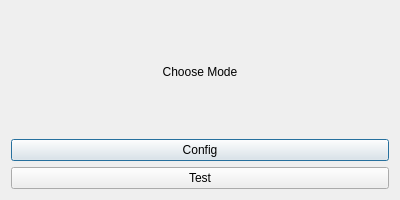
<?xml version="1.0" encoding="UTF-8"?>
<ui version="4.0">
 <class>Dialog</class>
 <widget class="QDialog" name="Dialog">
  <property name="geometry">
   <rect>
    <x>0</x>
    <y>0</y>
    <width>400</width>
    <height>200</height>
   </rect>
  </property>
  <property name="windowTitle">
   <string>Choose Mode</string>
  </property>
  <layout class="QVBoxLayout" name="verticalLayout">
   <item>
    <widget class="QLabel" name="label">
     <property name="text">
      <string>Choose Mode</string>
     </property>
     <property name="alignment">
      <set>Qt::AlignCenter</set>
     </property>
    </widget>
   </item>
   <item>
    <widget class="QPushButton" name="configButton">
     <property name="text">
      <string>Config</string>
     </property>
    </widget>
   </item>
   <item>
    <widget class="QPushButton" name="testButton">
     <property name="text">
      <string>Test</string>
     </property>
    </widget>
   </item>
  </layout>
 </widget>
 <resources/>
 <connections/>
</ui>
